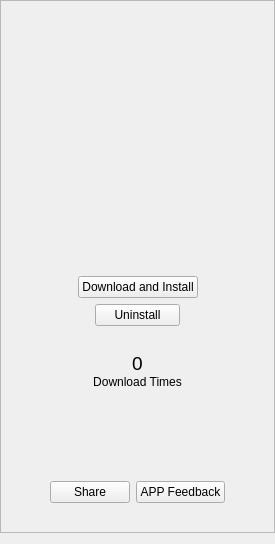
    <widget class="QWidget" name="widget_2" native="true">
     <property name="maximumSize">
      <size>
       <width>300</width>
       <height>16777215</height>
      </size>
     </property>
     <layout class="QVBoxLayout" name="verticalLayout_3">
      <property name="leftMargin">
       <number>0</number>
      </property>
      <property name="topMargin">
       <number>0</number>
      </property>
      <property name="rightMargin">
       <number>0</number>
      </property>
      <item>
       <widget class="QFrame" name="frame">
        <property name="sizePolicy">
         <sizepolicy hsizetype="Preferred" vsizetype="Preferred">
          <horstretch>0</horstretch>
          <verstretch>0</verstretch>
         </sizepolicy>
        </property>
        <property name="minimumSize">
         <size>
          <width>0</width>
          <height>0</height>
         </size>
        </property>
        <property name="maximumSize">
         <size>
          <width>16777215</width>
          <height>16777215</height>
         </size>
        </property>
        <property name="frameShape">
         <enum>QFrame::StyledPanel</enum>
        </property>
        <property name="frameShadow">
         <enum>QFrame::Raised</enum>
        </property>
        <layout class="QVBoxLayout" name="verticalLayout_4">
         <item>
          <spacer name="verticalSpacer_3">
           <property name="orientation">
            <enum>Qt::Vertical</enum>
           </property>
           <property name="sizeHint" stdset="0">
            <size>
             <width>20</width>
             <height>74</height>
            </size>
           </property>
          </spacer>
         </item>
         <item>
          <layout class="QHBoxLayout" name="horizontalLayout_2">
           <item>
            <spacer name="horizontalSpacer">
             <property name="orientation">
              <enum>Qt::Horizontal</enum>
             </property>
             <property name="sizeHint" stdset="0">
              <size>
               <width>40</width>
               <height>20</height>
              </size>
             </property>
            </spacer>
           </item>
           <item>
            <widget class="QLabel" name="icon">
             <property name="sizePolicy">
              <sizepolicy hsizetype="Preferred" vsizetype="Expanding">
               <horstretch>0</horstretch>
               <verstretch>0</verstretch>
              </sizepolicy>
             </property>
             <property name="minimumSize">
              <size>
               <width>100</width>
               <height>100</height>
              </size>
             </property>
             <property name="maximumSize">
              <size>
               <width>100</width>
               <height>100</height>
              </size>
             </property>
             <property name="text">
              <string/>
             </property>
            </widget>
           </item>
           <item>
            <spacer name="horizontalSpacer_2">
             <property name="orientation">
              <enum>Qt::Horizontal</enum>
             </property>
             <property name="sizeHint" stdset="0">
              <size>
               <width>40</width>
               <height>20</height>
              </size>
             </property>
            </spacer>
           </item>
          </layout>
         </item>
         <item>
          <spacer name="verticalSpacer_4">
           <property name="orientation">
            <enum>Qt::Vertical</enum>
           </property>
           <property name="sizeType">
            <enum>QSizePolicy::Fixed</enum>
           </property>
           <property name="sizeHint" stdset="0">
            <size>
             <width>20</width>
             <height>8</height>
            </size>
           </property>
          </spacer>
         </item>
         <item>
          <widget class="QLabel" name="title">
           <property name="font">
            <font>
             <pointsize>14</pointsize>
             <weight>75</weight>
             <bold>true</bold>
            </font>
           </property>
           <property name="text">
            <string/>
           </property>
           <property name="alignment">
            <set>Qt::AlignCenter</set>
           </property>
           <property name="wordWrap">
            <bool>true</bool>
           </property>
          </widget>
         </item>
         <item>
          <widget class="QLabel" name="author">
           <property name="text">
            <string/>
           </property>
           <property name="alignment">
            <set>Qt::AlignCenter</set>
           </property>
           <property name="wordWrap">
            <bool>true</bool>
           </property>
          </widget>
         </item>
         <item>
          <widget class="QLabel" name="version">
           <property name="text">
            <string/>
           </property>
           <property name="alignment">
            <set>Qt::AlignCenter</set>
           </property>
          </widget>
         </item>
         <item>
          <spacer name="verticalSpacer_5">
           <property name="orientation">
            <enum>Qt::Vertical</enum>
           </property>
           <property name="sizeType">
            <enum>QSizePolicy::Fixed</enum>
           </property>
           <property name="sizeHint" stdset="0">
            <size>
             <width>20</width>
             <height>10</height>
            </size>
           </property>
          </spacer>
         </item>
         <item>
          <layout class="QHBoxLayout" name="horizontalLayout_3">
           <property name="topMargin">
            <number>0</number>
           </property>
           <item>
            <spacer name="horizontalSpacer_3">
             <property name="orientation">
              <enum>Qt::Horizontal</enum>
             </property>
             <property name="sizeHint" stdset="0">
              <size>
               <width>40</width>
               <height>20</height>
              </size>
             </property>
            </spacer>
           </item>
           <item>
            <widget class="QPushButton" name="downloadButton">
             <property name="sizePolicy">
              <sizepolicy hsizetype="Expanding" vsizetype="Fixed">
               <horstretch>0</horstretch>
               <verstretch>0</verstretch>
              </sizepolicy>
             </property>
             <property name="text">
              <string>Download and Install</string>
             </property>
            </widget>
           </item>
           <item>
            <spacer name="horizontalSpacer_4">
             <property name="orientation">
              <enum>Qt::Horizontal</enum>
             </property>
             <property name="sizeHint" stdset="0">
              <size>
               <width>40</width>
               <height>20</height>
              </size>
             </property>
            </spacer>
           </item>
          </layout>
         </item>
         <item>
          <layout class="QHBoxLayout" name="horizontalLayout_11">
           <property name="topMargin">
            <number>0</number>
           </property>
           <item>
            <spacer name="horizontalSpacer_11">
             <property name="orientation">
              <enum>Qt::Horizontal</enum>
             </property>
             <property name="sizeHint" stdset="0">
              <size>
               <width>40</width>
               <height>20</height>
              </size>
             </property>
            </spacer>
           </item>
           <item>
            <widget class="QPushButton" name="pushButton_3">
             <property name="sizePolicy">
              <sizepolicy hsizetype="Expanding" vsizetype="Fixed">
               <horstretch>0</horstretch>
               <verstretch>0</verstretch>
              </sizepolicy>
             </property>
             <property name="text">
              <string>Uninstall</string>
             </property>
            </widget>
           </item>
           <item>
            <spacer name="horizontalSpacer_12">
             <property name="orientation">
              <enum>Qt::Horizontal</enum>
             </property>
             <property name="sizeHint" stdset="0">
              <size>
               <width>40</width>
               <height>20</height>
              </size>
             </property>
            </spacer>
           </item>
          </layout>
         </item>
         <item>
          <spacer name="verticalSpacer_6">
           <property name="orientation">
            <enum>Qt::Vertical</enum>
           </property>
           <property name="sizeType">
            <enum>QSizePolicy::Expanding</enum>
           </property>
           <property name="sizeHint" stdset="0">
            <size>
             <width>20</width>
             <height>20</height>
            </size>
           </property>
          </spacer>
         </item>
         <item>
          <layout class="QHBoxLayout" name="horizontalLayout_12">
           <property name="topMargin">
            <number>0</number>
           </property>
           <item>
            <layout class="QVBoxLayout" name="verticalLayout_8">
             <property name="spacing">
              <number>0</number>
             </property>
             <property name="topMargin">
              <number>0</number>
             </property>
             <item>
              <widget class="QLabel" name="download_times">
               <property name="font">
                <font>
                 <pointsize>14</pointsize>
                </font>
               </property>
               <property name="text">
                <string>0</string>
               </property>
               <property name="alignment">
                <set>Qt::AlignCenter</set>
               </property>
              </widget>
             </item>
             <item>
              <widget class="QLabel" name="label_3">
               <property name="text">
                <string>Download Times</string>
               </property>
               <property name="alignment">
                <set>Qt::AlignCenter</set>
               </property>
              </widget>
             </item>
            </layout>
           </item>
          </layout>
         </item>
         <item>
          <spacer name="verticalSpacer_9">
           <property name="orientation">
            <enum>Qt::Vertical</enum>
           </property>
           <property name="sizeType">
            <enum>QSizePolicy::Expanding</enum>
           </property>
           <property name="sizeHint" stdset="0">
            <size>
             <width>20</width>
             <height>20</height>
            </size>
           </property>
          </spacer>
         </item>
         <item>
          <layout class="QHBoxLayout" name="horizontalLayout_4">
           <property name="topMargin">
            <number>0</number>
           </property>
           <item>
            <spacer name="horizontalSpacer_5">
             <property name="orientation">
              <enum>Qt::Horizontal</enum>
             </property>
             <property name="sizeHint" stdset="0">
              <size>
               <width>40</width>
               <height>20</height>
              </size>
             </property>
            </spacer>
           </item>
           <item>
            <widget class="QLabel" name="tag_community">
             <property name="maximumSize">
              <size>
               <width>30</width>
               <height>16777215</height>
              </size>
             </property>
             <property name="toolTip">
              <string>&lt;html&gt;&lt;head/&gt;&lt;body&gt;&lt;p&gt;This app is developed by community user,we give this tag to honor those who contribute to the Linux Ecology&lt;/p&gt;&lt;/body&gt;&lt;/html&gt;</string>
             </property>
             <property name="whatsThis">
              <string>&lt;html&gt;&lt;head/&gt;&lt;body&gt;&lt;p&gt;This app is developed by community user,we give this tag to honor those who contribute to the Linux Ecology&lt;/p&gt;&lt;/body&gt;&lt;/html&gt;</string>
             </property>
             <property name="text">
              <string>&lt;html&gt;&lt;head/&gt;&lt;body&gt;&lt;p&gt;&lt;img src=&quot;:/tags/community-small.png&quot;/&gt;&lt;/p&gt;&lt;/body&gt;&lt;/html&gt;</string>
             </property>
            </widget>
           </item>
           <item>
            <widget class="QLabel" name="tag_ubuntu">
             <property name="maximumSize">
              <size>
               <width>30</width>
               <height>16777215</height>
              </size>
             </property>
             <property name="toolTip">
              <string>&lt;html&gt;&lt;head/&gt;&lt;body&gt;&lt;p&gt;Capable to Ubuntu 22.04&lt;/p&gt;&lt;/body&gt;&lt;/html&gt;</string>
             </property>
             <property name="whatsThis">
              <string>&lt;html&gt;&lt;head/&gt;&lt;body&gt;&lt;p&gt;Capable to Ubuntu 22.04&lt;/p&gt;&lt;/body&gt;&lt;/html&gt;</string>
             </property>
             <property name="text">
              <string>&lt;html&gt;&lt;head/&gt;&lt;body&gt;&lt;p&gt;&lt;img src=&quot;:/tags/ubuntu-small.png&quot;/&gt;&lt;/p&gt;&lt;/body&gt;&lt;/html&gt;</string>
             </property>
            </widget>
           </item>
           <item>
            <widget class="QLabel" name="tag_uos">
             <property name="maximumSize">
              <size>
               <width>30</width>
               <height>16777215</height>
              </size>
             </property>
             <property name="toolTip">
              <string>&lt;html&gt;&lt;head/&gt;&lt;body&gt;&lt;p&gt;Capable to UOS home 20&lt;/p&gt;&lt;/body&gt;&lt;/html&gt;</string>
             </property>
             <property name="whatsThis">
              <string>&lt;html&gt;&lt;head/&gt;&lt;body&gt;&lt;p&gt;Capable to UOS home 20&lt;/p&gt;&lt;/body&gt;&lt;/html&gt;</string>
             </property>
             <property name="text">
              <string>&lt;html&gt;&lt;head/&gt;&lt;body&gt;&lt;p&gt;&lt;img src=&quot;:/tags/uos-small.png&quot;/&gt;&lt;/p&gt;&lt;/body&gt;&lt;/html&gt;</string>
             </property>
            </widget>
           </item>
           <item>
            <widget class="QLabel" name="tag_dwine2">
             <property name="maximumSize">
              <size>
               <width>30</width>
               <height>16777215</height>
              </size>
             </property>
             <property name="toolTip">
              <string>&lt;html&gt;&lt;head/&gt;&lt;body&gt;&lt;p&gt;A deepin-wine2 app. Spark Store will automatically configure the wine kit for you.&lt;/p&gt;&lt;/body&gt;&lt;/html&gt;</string>
             </property>
             <property name="whatsThis">
              <string>&lt;html&gt;&lt;head/&gt;&lt;body&gt;&lt;p&gt;A deepin-wine2 app. Spark Store will automatically configure the wine kit for you.&lt;/p&gt;&lt;/body&gt;&lt;/html&gt;</string>
             </property>
             <property name="text">
              <string>&lt;html&gt;&lt;head/&gt;&lt;body&gt;&lt;p&gt;&lt;img src=&quot;:/tags/dwine2-small.png&quot;/&gt;&lt;/p&gt;&lt;/body&gt;&lt;/html&gt;</string>
             </property>
            </widget>
           </item>
           <item>
            <widget class="QLabel" name="tag_dtk5">
             <property name="maximumSize">
              <size>
               <width>30</width>
               <height>16777215</height>
              </size>
             </property>
             <property name="toolTip">
              <string>&lt;html&gt;&lt;head/&gt;&lt;body&gt;&lt;p&gt;This is a  DTK5 app,which means it would have better effect on Deepin Desktop Environment&lt;/p&gt;&lt;/body&gt;&lt;/html&gt;</string>
             </property>
             <property name="whatsThis">
              <string>&lt;html&gt;&lt;head/&gt;&lt;body&gt;&lt;p&gt;This is a  DTK5 app,which means it would have better effect on Deepin Desktop Environment&lt;/p&gt;&lt;/body&gt;&lt;/html&gt;</string>
             </property>
             <property name="text">
              <string>&lt;html&gt;&lt;head/&gt;&lt;body&gt;&lt;p&gt;&lt;img src=&quot;:/tags/dtk-small.png&quot;/&gt;&lt;/p&gt;&lt;/body&gt;&lt;/html&gt;</string>
             </property>
            </widget>
           </item>
           <item>
            <widget class="QLabel" name="tag_deepin">
             <property name="maximumSize">
              <size>
               <width>30</width>
               <height>16777215</height>
              </size>
             </property>
             <property name="toolTip">
              <string>&lt;html&gt;&lt;head/&gt;&lt;body&gt;&lt;p&gt;Capable to deepin 20&lt;/p&gt;&lt;/body&gt;&lt;/html&gt;</string>
             </property>
             <property name="whatsThis">
              <string>&lt;html&gt;&lt;head/&gt;&lt;body&gt;&lt;p&gt;Capable to deepin 20&lt;/p&gt;&lt;/body&gt;&lt;/html&gt;</string>
             </property>
             <property name="text">
              <string>&lt;html&gt;&lt;head/&gt;&lt;body&gt;&lt;p&gt;&lt;img src=&quot;:/tags/deepin-small.png&quot;/&gt;&lt;/p&gt;&lt;/body&gt;&lt;/html&gt;</string>
             </property>
            </widget>
           </item>
           <item>
            <widget class="QLabel" name="tag_a2d">
             <property name="maximumSize">
              <size>
               <width>30</width>
               <height>16777215</height>
              </size>
             </property>
             <property name="toolTip">
              <string>&lt;html&gt;&lt;head/&gt;&lt;body&gt;&lt;p&gt;An Appimage to deb app.&lt;/p&gt;&lt;/body&gt;&lt;/html&gt;</string>
             </property>
             <property name="whatsThis">
              <string>&lt;html&gt;&lt;head/&gt;&lt;body&gt;&lt;p&gt;An Appimage to deb app.&lt;/p&gt;&lt;/body&gt;&lt;/html&gt;</string>
             </property>
             <property name="text">
              <string>&lt;html&gt;&lt;head/&gt;&lt;body&gt;&lt;p&gt;&lt;img src=&quot;:/tags/a2d-small.png&quot;/&gt;&lt;/p&gt;&lt;/body&gt;&lt;/html&gt;</string>
             </property>
            </widget>
           </item>
           <item>
            <widget class="QLabel" name="tag_dwine5">
             <property name="maximumSize">
              <size>
               <width>30</width>
               <height>16777215</height>
              </size>
             </property>
             <property name="toolTip">
              <string>&lt;html&gt;&lt;head/&gt;&lt;body&gt;&lt;p&gt;A Wine app.Spark Store will automatically configure the wine kit for you&lt;/p&gt;&lt;/body&gt;&lt;/html&gt;</string>
             </property>
             <property name="whatsThis">
              <string>&lt;html&gt;&lt;head/&gt;&lt;body&gt;&lt;p&gt;A Wine app.Spark Store will automatically configure the wine kit for you&lt;/p&gt;&lt;/body&gt;&lt;/html&gt;</string>
             </property>
             <property name="text">
              <string>&lt;html&gt;&lt;head/&gt;&lt;body&gt;&lt;p&gt;&lt;img src=&quot;:/tags/dwine5-small.png&quot;/&gt;&lt;/p&gt;&lt;/body&gt;&lt;/html&gt;</string>
             </property>
            </widget>
           </item>
           <item>
            <spacer name="horizontalSpacer_6">
             <property name="orientation">
              <enum>Qt::Horizontal</enum>
             </property>
             <property name="sizeHint" stdset="0">
              <size>
               <width>40</width>
               <height>20</height>
              </size>
             </property>
            </spacer>
           </item>
          </layout>
         </item>
         <item>
          <spacer name="verticalSpacer_8">
           <property name="orientation">
            <enum>Qt::Vertical</enum>
           </property>
           <property name="sizeHint" stdset="0">
            <size>
             <width>20</width>
             <height>40</height>
            </size>
           </property>
          </spacer>
         </item>
         <item>
          <layout class="QHBoxLayout" name="horizontalLayout_10">
           <property name="topMargin">
            <number>0</number>
           </property>
           <item>
            <spacer name="horizontalSpacer_9">
             <property name="orientation">
              <enum>Qt::Horizontal</enum>
             </property>
             <property name="sizeHint" stdset="0">
              <size>
               <width>40</width>
               <height>20</height>
              </size>
             </property>
            </spacer>
           </item>
           <item>
            <widget class="QPushButton" name="shareButton">
             <property name="text">
              <string>Share</string>
             </property>
            </widget>
           </item>
           <item>
            <widget class="QPushButton" name="updateButton">
             <property name="text">
              <string>APP Feedback</string>
             </property>
            </widget>
           </item>
           <item>
            <spacer name="horizontalSpacer_10">
             <property name="orientation">
              <enum>Qt::Horizontal</enum>
             </property>
             <property name="sizeHint" stdset="0">
              <size>
               <width>40</width>
               <height>20</height>
              </size>
             </property>
            </spacer>
           </item>
          </layout>
         </item>
         <item>
          <spacer name="verticalSpacer_2">
           <property name="orientation">
            <enum>Qt::Vertical</enum>
           </property>
           <property name="sizeType">
            <enum>QSizePolicy::Fixed</enum>
           </property>
           <property name="sizeHint" stdset="0">
            <size>
             <width>20</width>
             <height>20</height>
            </size>
           </property>
          </spacer>
         </item>
        </layout>
       </widget>
      </item>
     </layout>
    </widget>
